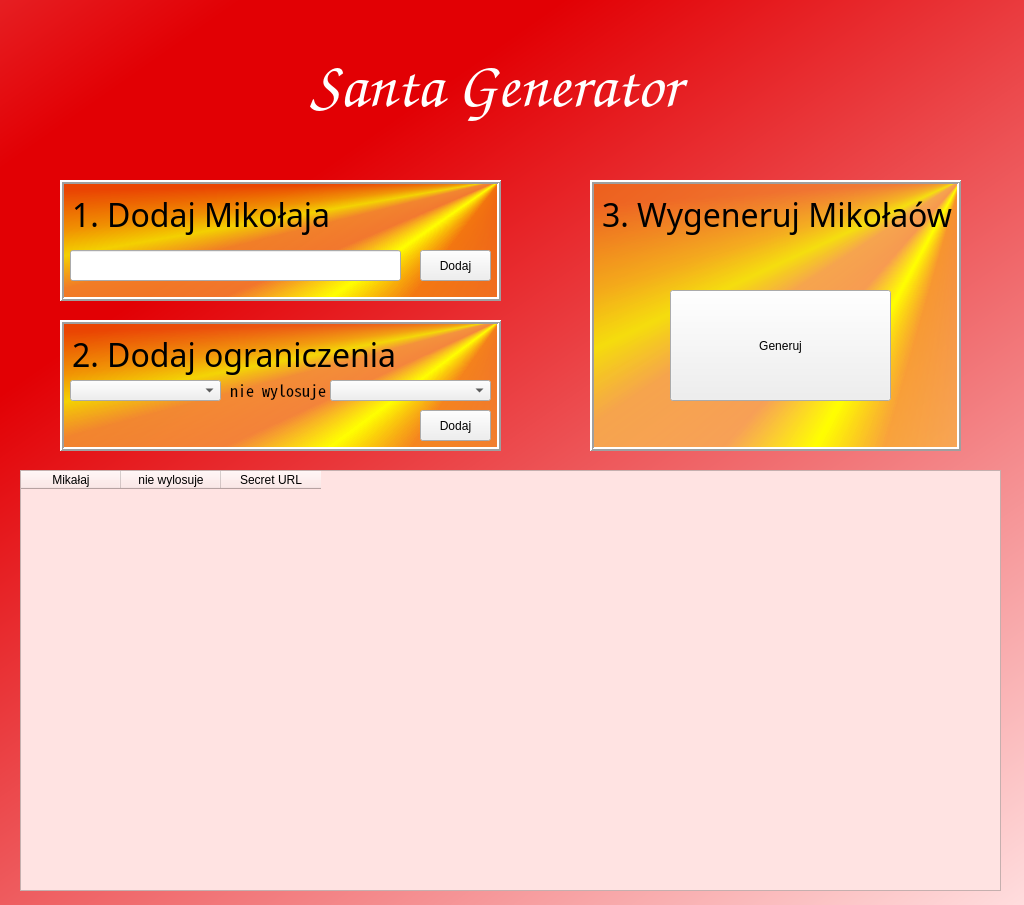
<?xml version="1.0" encoding="UTF-8"?>
<ui version="4.0">
 <class>MainWindow</class>
 <widget class="QMainWindow" name="MainWindow">
  <property name="geometry">
   <rect>
    <x>0</x>
    <y>0</y>
    <width>1024</width>
    <height>905</height>
   </rect>
  </property>
  <property name="windowTitle">
   <string>MainWindow</string>
  </property>
  <widget class="QWidget" name="main_widget">
   <property name="styleSheet">
    <string notr="true">QWidget#main_widget{
background-color: qlineargradient(spread:reflect, x1:0.279, y1:0.0913636, x2:1, y2:1, stop:0.0833333 rgba(226, 0, 4, 255), stop:1 rgba(255, 221, 222, 255));
}</string>
   </property>
   <widget class="QLabel" name="title_label">
    <property name="geometry">
     <rect>
      <x>310</x>
      <y>10</y>
      <width>391</width>
      <height>151</height>
     </rect>
    </property>
    <property name="font">
     <font>
      <family>URW Chancery L</family>
      <pointsize>48</pointsize>
      <italic>true</italic>
     </font>
    </property>
    <property name="styleSheet">
     <string notr="true">color: rgb(255, 255, 255);</string>
    </property>
    <property name="text">
     <string>Santa Generator</string>
    </property>
   </widget>
   <widget class="QLabel" name="rightgif_label">
    <property name="geometry">
     <rect>
      <x>30</x>
      <y>10</y>
      <width>271</width>
      <height>151</height>
     </rect>
    </property>
    <property name="text">
     <string/>
    </property>
    <property name="pixmap">
     <pixmap>Downloads/Screenshot 2021-11-12 at 15-23-58 Mean Girls Dancing GIF - Find Share on GIPHY.png</pixmap>
    </property>
    <property name="scaledContents">
     <bool>true</bool>
    </property>
   </widget>
   <widget class="QLabel" name="leftgif_label">
    <property name="geometry">
     <rect>
      <x>710</x>
      <y>10</y>
      <width>271</width>
      <height>151</height>
     </rect>
    </property>
    <property name="text">
     <string/>
    </property>
    <property name="pixmap">
     <pixmap>Downloads/Screenshot 2021-11-12 at 15-23-58 Mean Girls Dancing GIF - Find Share on GIPHY.png</pixmap>
    </property>
    <property name="scaledContents">
     <bool>true</bool>
    </property>
   </widget>
   <widget class="QLabel" name="add_santa_label">
    <property name="geometry">
     <rect>
      <x>60</x>
      <y>180</y>
      <width>441</width>
      <height>121</height>
     </rect>
    </property>
    <property name="font">
     <font>
      <family>Chilanka</family>
      <pointsize>24</pointsize>
     </font>
    </property>
    <property name="autoFillBackground">
     <bool>false</bool>
    </property>
    <property name="styleSheet">
     <string notr="true">color: rgb(0, 0, 0);
background-color: qlineargradient(spread:repeat, x1:1, y1:1, x2:0, y2:0, stop:0 rgba(26, 111, 202, 255), stop:0.740418 rgba(255, 53, 56, 255));
background-color: qconicalgradient(cx:0, cy:0, angle:135, stop:0 rgba(255, 255, 0, 69), stop:0.375 rgba(255, 255, 0, 69), stop:0.423533 rgba(251, 255, 0, 145), stop:0.45 rgba(247, 255, 0, 208), stop:0.477581 rgba(255, 244, 71, 130), stop:0.518717 rgba(255, 218, 71, 130), stop:0.55 rgba(255, 255, 0, 255), stop:0.57754 rgba(255, 203, 0, 130), stop:0.625 rgba(255, 255, 0, 69), stop:1 rgba(255, 255, 0, 69));
background-color: qconicalgradient(cx:1, cy:0, angle:50.3, stop:0 rgba(203, 255, 0, 69), stop:0.375 rgba(255, 255, 0, 69), stop:0.423533 rgba(251, 255, 0, 145), stop:0.45 rgba(247, 255, 0, 208), stop:0.477581 rgba(255, 244, 71, 130), stop:0.518717 rgba(255, 218, 71, 130), stop:0.55 rgba(255, 255, 0, 255), stop:0.57754 rgba(255, 203, 0, 130), stop:0.625 rgba(255, 255, 0, 69), stop:1 rgba(255, 255, 0, 69));</string>
    </property>
    <property name="frameShape">
     <enum>QFrame::Box</enum>
    </property>
    <property name="frameShadow">
     <enum>QFrame::Raised</enum>
    </property>
    <property name="lineWidth">
     <number>2</number>
    </property>
    <property name="midLineWidth">
     <number>0</number>
    </property>
    <property name="text">
     <string>1. Dodaj Mikołaja</string>
    </property>
    <property name="alignment">
     <set>Qt::AlignLeading|Qt::AlignLeft|Qt::AlignTop</set>
    </property>
    <property name="margin">
     <number>0</number>
    </property>
   </widget>
   <widget class="QLineEdit" name="add_santa_input">
    <property name="geometry">
     <rect>
      <x>70</x>
      <y>250</y>
      <width>331</width>
      <height>31</height>
     </rect>
    </property>
   </widget>
   <widget class="QPushButton" name="add_santa_button">
    <property name="geometry">
     <rect>
      <x>420</x>
      <y>250</y>
      <width>71</width>
      <height>31</height>
     </rect>
    </property>
    <property name="styleSheet">
     <string notr="true">font: 75 12pt &quot;Noto Sans CJK HK&quot;;</string>
    </property>
    <property name="text">
     <string>Dodaj</string>
    </property>
   </widget>
   <widget class="QLabel" name="add_constrains_label">
    <property name="geometry">
     <rect>
      <x>60</x>
      <y>320</y>
      <width>441</width>
      <height>131</height>
     </rect>
    </property>
    <property name="font">
     <font>
      <family>Chilanka</family>
      <pointsize>24</pointsize>
     </font>
    </property>
    <property name="autoFillBackground">
     <bool>false</bool>
    </property>
    <property name="styleSheet">
     <string notr="true">color: rgb(0, 0, 0);
background-color: qlineargradient(spread:repeat, x1:1, y1:1, x2:0, y2:0, stop:0 rgba(26, 111, 202, 255), stop:0.740418 rgba(255, 53, 56, 255));
background-color: qconicalgradient(cx:0, cy:0, angle:135, stop:0 rgba(255, 255, 0, 69), stop:0.375 rgba(255, 255, 0, 69), stop:0.423533 rgba(251, 255, 0, 145), stop:0.45 rgba(247, 255, 0, 208), stop:0.477581 rgba(255, 244, 71, 130), stop:0.518717 rgba(255, 218, 71, 130), stop:0.55 rgba(255, 255, 0, 255), stop:0.57754 rgba(255, 203, 0, 130), stop:0.625 rgba(255, 255, 0, 69), stop:1 rgba(255, 255, 0, 69));
background-color: qconicalgradient(cx:1, cy:0, angle:50.3, stop:0 rgba(203, 255, 0, 69), stop:0.375 rgba(255, 255, 0, 69), stop:0.423533 rgba(251, 255, 0, 145), stop:0.45 rgba(247, 255, 0, 208), stop:0.477581 rgba(255, 244, 71, 130), stop:0.518717 rgba(255, 218, 71, 130), stop:0.55 rgba(255, 255, 0, 255), stop:0.57754 rgba(255, 203, 0, 130), stop:0.625 rgba(255, 255, 0, 69), stop:1 rgba(255, 255, 0, 69));</string>
    </property>
    <property name="frameShape">
     <enum>QFrame::Box</enum>
    </property>
    <property name="frameShadow">
     <enum>QFrame::Raised</enum>
    </property>
    <property name="lineWidth">
     <number>2</number>
    </property>
    <property name="midLineWidth">
     <number>0</number>
    </property>
    <property name="text">
     <string>2. Dodaj ograniczenia</string>
    </property>
    <property name="alignment">
     <set>Qt::AlignLeading|Qt::AlignLeft|Qt::AlignTop</set>
    </property>
    <property name="margin">
     <number>0</number>
    </property>
   </widget>
   <widget class="QComboBox" name="constrain_pick_right_input">
    <property name="geometry">
     <rect>
      <x>330</x>
      <y>380</y>
      <width>161</width>
      <height>21</height>
     </rect>
    </property>
   </widget>
   <widget class="QLabel" name="constrain_pick_description">
    <property name="geometry">
     <rect>
      <x>230</x>
      <y>380</y>
      <width>101</width>
      <height>20</height>
     </rect>
    </property>
    <property name="font">
     <font>
      <family>Noto Sans Mono CJK HK</family>
      <pointsize>12</pointsize>
      <weight>9</weight>
      <italic>false</italic>
      <bold>false</bold>
     </font>
    </property>
    <property name="styleSheet">
     <string notr="true">font: 75 12pt &quot;Noto Sans Mono CJK HK&quot;;</string>
    </property>
    <property name="text">
     <string>nie wylosuje</string>
    </property>
   </widget>
   <widget class="QComboBox" name="constrain_pick_left_input">
    <property name="geometry">
     <rect>
      <x>70</x>
      <y>380</y>
      <width>151</width>
      <height>21</height>
     </rect>
    </property>
   </widget>
   <widget class="QPushButton" name="add_constrain_pick_button">
    <property name="geometry">
     <rect>
      <x>420</x>
      <y>410</y>
      <width>71</width>
      <height>31</height>
     </rect>
    </property>
    <property name="styleSheet">
     <string notr="true">font: 75 12pt &quot;Noto Sans CJK HK&quot;;</string>
    </property>
    <property name="text">
     <string>Dodaj</string>
    </property>
   </widget>
   <widget class="QPushButton" name="generate_button">
    <property name="geometry">
     <rect>
      <x>670</x>
      <y>290</y>
      <width>221</width>
      <height>111</height>
     </rect>
    </property>
    <property name="styleSheet">
     <string notr="true">font: 75 12pt &quot;Noto Sans CJK HK&quot;;</string>
    </property>
    <property name="text">
     <string>Generuj</string>
    </property>
   </widget>
   <widget class="QLabel" name="generate_label">
    <property name="geometry">
     <rect>
      <x>590</x>
      <y>180</y>
      <width>371</width>
      <height>271</height>
     </rect>
    </property>
    <property name="font">
     <font>
      <family>Chilanka</family>
      <pointsize>24</pointsize>
     </font>
    </property>
    <property name="autoFillBackground">
     <bool>false</bool>
    </property>
    <property name="styleSheet">
     <string notr="true">color: rgb(0, 0, 0);
background-color: qlineargradient(spread:repeat, x1:1, y1:1, x2:0, y2:0, stop:0 rgba(26, 111, 202, 255), stop:0.740418 rgba(255, 53, 56, 255));
background-color: qconicalgradient(cx:0, cy:0, angle:135, stop:0 rgba(255, 255, 0, 69), stop:0.375 rgba(255, 255, 0, 69), stop:0.423533 rgba(251, 255, 0, 145), stop:0.45 rgba(247, 255, 0, 208), stop:0.477581 rgba(255, 244, 71, 130), stop:0.518717 rgba(255, 218, 71, 130), stop:0.55 rgba(255, 255, 0, 255), stop:0.57754 rgba(255, 203, 0, 130), stop:0.625 rgba(255, 255, 0, 69), stop:1 rgba(255, 255, 0, 69));
background-color: qconicalgradient(cx:1, cy:0, angle:50.3, stop:0 rgba(203, 255, 0, 69), stop:0.375 rgba(255, 255, 0, 69), stop:0.423533 rgba(251, 255, 0, 145), stop:0.45 rgba(247, 255, 0, 208), stop:0.477581 rgba(255, 244, 71, 130), stop:0.518717 rgba(255, 218, 71, 130), stop:0.55 rgba(255, 255, 0, 255), stop:0.57754 rgba(255, 203, 0, 130), stop:0.625 rgba(255, 255, 0, 69), stop:1 rgba(255, 255, 0, 69));</string>
    </property>
    <property name="frameShape">
     <enum>QFrame::Box</enum>
    </property>
    <property name="frameShadow">
     <enum>QFrame::Raised</enum>
    </property>
    <property name="lineWidth">
     <number>2</number>
    </property>
    <property name="midLineWidth">
     <number>0</number>
    </property>
    <property name="text">
     <string>3. Wygeneruj Mikołaów</string>
    </property>
    <property name="alignment">
     <set>Qt::AlignLeading|Qt::AlignLeft|Qt::AlignTop</set>
    </property>
    <property name="margin">
     <number>0</number>
    </property>
   </widget>
   <widget class="QTableWidget" name="santa_table">
    <property name="geometry">
     <rect>
      <x>20</x>
      <y>470</y>
      <width>981</width>
      <height>421</height>
     </rect>
    </property>
    <property name="font">
     <font>
      <family>Chilanka</family>
      <pointsize>20</pointsize>
      <weight>50</weight>
      <italic>false</italic>
      <bold>false</bold>
     </font>
    </property>
    <property name="styleSheet">
     <string notr="true">font: 20pt &quot;Chilanka&quot;;
background-color: rgb(255, 227, 226);</string>
    </property>
    <column>
     <property name="text">
      <string>Mikałaj</string>
     </property>
    </column>
    <column>
     <property name="text">
      <string>nie wylosuje</string>
     </property>
    </column>
    <column>
     <property name="text">
      <string>Secret URL</string>
     </property>
    </column>
   </widget>
   <zorder>generate_label</zorder>
   <zorder>title_label</zorder>
   <zorder>rightgif_label</zorder>
   <zorder>leftgif_label</zorder>
   <zorder>add_santa_label</zorder>
   <zorder>add_santa_input</zorder>
   <zorder>add_santa_button</zorder>
   <zorder>add_constrains_label</zorder>
   <zorder>constrain_pick_right_input</zorder>
   <zorder>constrain_pick_description</zorder>
   <zorder>constrain_pick_left_input</zorder>
   <zorder>add_constrain_pick_button</zorder>
   <zorder>generate_button</zorder>
   <zorder>santa_table</zorder>
  </widget>
 </widget>
 <resources/>
 <connections/>
</ui>
